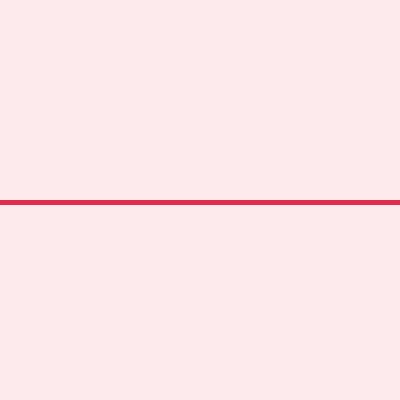
Frame 1 (no input)
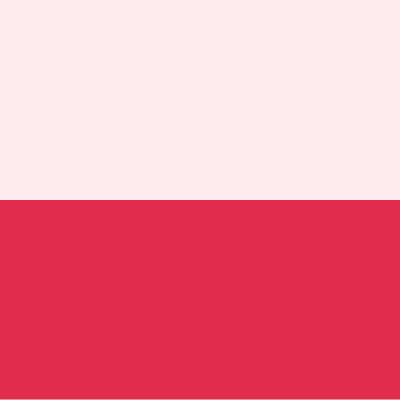
Frame 60 (no input)
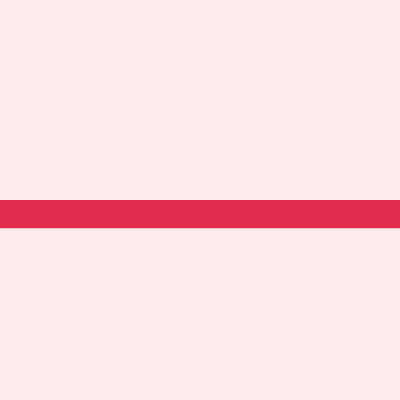
Frame 120 (the mouse pressed at the canvas centre since frame 60)

The p5.js sketch that drew these frames (run headless with seeded random() and noise() and a simulated clock; from frame 60 on, the mouse is pressed at the canvas centre):

// p5.js sketch
// ── sketch.js
let h = 0;

function setup() {
  createCanvas(400, 400);
}

function draw() {
  h = sin(frameCount * 0.025) * height / 2;

  background(252, 234, 237);
  noStroke();
  fill(226, 44, 78);
  rect(0, height / 2, width, h);
}
